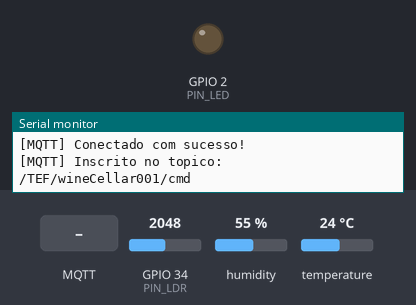
Simulated run of this sketch. Board: ESP32. Shown: output pins drawn as LEDs (lit = HIGH), the last lines printed to the serial monitor. Inputs (shaded band) come from the test bench; at power-on: GPIO 34 (PIN_LDR) = 2048, humidity 55 %, temperature 24 °C. WiFi joins after 1.5 s; servers stay silent unless stated; no MQTT or app messages arrive unless stated.

Above: at 2.7 s.
2.8 s: MQTT message "wineCellar001@on|" arrives on the first subscribed topic
At 3.8 s:
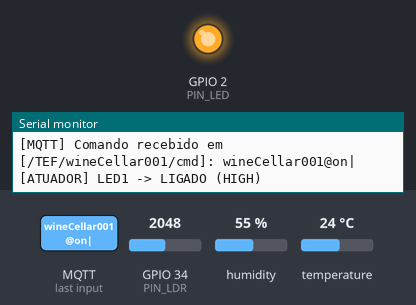
4.3 s: MQTT message "on" arrives on the first subscribed topic
6.5 s: MQTT message "1" arrives on the first subscribed topic
Timing chart, 0 to 9.5 s (numbered marks = the images above; inputs shaded):
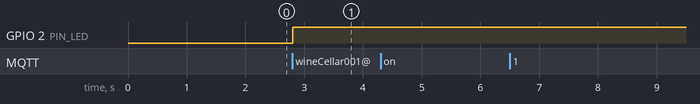

Measured:
- after the input at 2.8 s, GPIO 2 (PIN_LED): LOW → HIGH at once

The sketch:

agnello_esp32.ino
```cpp
#include <WiFi.h>
#include <PubSubClient.h>
#include <DHT.h>

// ================= CONFIGURAÇÕES DE WI-FI E BROKER MQTT =================
const char* SSID        = "FIAP_IOT2";
const char* PASSWORD    = "F!@p25.IOT";
const char* BROKER_MQTT = "3.135.234.101";
const int   BROKER_PORT = 1883;

// ================= TÓPICOS MQTT (FIWARE ULTRALIGHT 2.0 / MYMQTT) =================
const char* TOPICO_SUBSCRIBE    = "/TEF/wineCellar001/cmd";
const char* TOPICO_PUBLISH_ATTR = "/TEF/wineCellar001/attrs";
const char* TOPICO_PUBLISH_TEMP = "/TEF/wineCellar001/attrs/t";
const char* TOPICO_PUBLISH_HUM  = "/TEF/wineCellar001/attrs/h";
const char* TOPICO_PUBLISH_LUM  = "/TEF/wineCellar001/attrs/l";
const char* ID_MQTT             = "fiware_wineCellar001"; // Se der conflito no servidor, altere para 002, 003, etc.

// ================= DEFINIÇÃO DOS PINOS DO HARDWARE =================
#define PIN_DHT 4     // GPIO 4 (D4) -> Barramento DATA do DHT11
#define DHTTYPE DHT11 // Modelo do sensor: DHT11
#define PIN_LDR 34    // GPIO 34 (D34 / ADC1_CH6) -> Sensor LDR
#define PIN_LED 2     // GPIO 2 (D2) -> Atuador LED1

DHT dht(PIN_DHT, DHTTYPE);
WiFiClient espClient;
PubSubClient MQTT(espClient);

unsigned long ultimoEnvio = 0;
const unsigned long INTERVALO_ENVIO = 5000; // Intervalo entre leituras (5 segundos)

void initWiFi() {
  delay(10);
  Serial.println("====== [Wi-Fi] Inicializando Conexao ======");
  Serial.print("Conectando-se a rede: ");
  Serial.println(SSID);

  WiFi.begin(SSID, PASSWORD);
  while (WiFi.status() != WL_CONNECTED) {
    delay(500);
    Serial.print(".");
  }

  Serial.println("\n[Wi-Fi] Conectado com sucesso!");
  Serial.print("[Wi-Fi] Endereco IP: ");
  Serial.println(WiFi.localIP());
}

// CORRIGIDO: char* topic
void mqttCallback(char* topic, byte* payload, unsigned int length) {
  String msg;
  for (unsigned int i = 0; i < length; i++) {
    msg += (char)payload[i];
  }

  Serial.print("[MQTT] Comando recebido em [");
  Serial.print(topic);
  Serial.print("]: ");
  Serial.println(msg);

  // Acionamento do LED1 via MyMQTT ("on" / "off") ou comando NGSIv2 do FIWARE
  if (msg.equals("wineCellar001@on|") || msg.equalsIgnoreCase("on") || msg.equals("1")) {
    digitalWrite(PIN_LED, HIGH);
    MQTT.publish(TOPICO_PUBLISH_ATTR, "s|on");
    Serial.println("[ATUADOR] LED1 -> LIGADO (HIGH)");
  } else if (msg.equals("wineCellar001@off|") || msg.equalsIgnoreCase("off") || msg.equals("0")) {
    digitalWrite(PIN_LED, LOW);
    MQTT.publish(TOPICO_PUBLISH_ATTR, "s|off");
    Serial.println("[ATUADOR] LED1 -> DESLIGADO (LOW)");
  }
}

void initMQTT() {
  MQTT.setServer(BROKER_MQTT, BROKER_PORT);
  MQTT.setCallback(mqttCallback);
}

void reconnectMQTT() {
  while (!MQTT.connected()) {
    Serial.print("[MQTT] Conectando ao Broker (");
    Serial.print(BROKER_MQTT);
    Serial.println(")...");

    if (MQTT.connect(ID_MQTT)) {
      Serial.println("[MQTT] Conectado com sucesso!");
      MQTT.subscribe(TOPICO_SUBSCRIBE);
      Serial.print("[MQTT] Inscrito no topico: ");
      Serial.println(TOPICO_SUBSCRIBE);
    } else {
      Serial.print("[MQTT] Falha na conexao. Codigo: ");
      Serial.print(MQTT.state());
      Serial.println(" | Tentando novamente em 2s...");
      delay(2000);
    }
  }
}

void verificaConexoes() {
  if (WiFi.status() != WL_CONNECTED) {
    initWiFi();
  }
  if (!MQTT.connected()) {
    reconnectMQTT();
  }
}

void setup() {
  Serial.begin(115200);
  pinMode(PIN_LED, OUTPUT);
  digitalWrite(PIN_LED, LOW);

  dht.begin();
  initWiFi();
  initMQTT();
}

void loop() {
  verificaConexoes();
  MQTT.loop();

  unsigned long agora = millis();
  if (agora - ultimoEnvio >= INTERVALO_ENVIO) {
    ultimoEnvio = agora;

    // 1. Captura de Temperatura (°C) e Umidade (%) pelo DHT11
    float temperatura = dht.readTemperature();
    float umidade     = dht.readHumidity();

    // 2. Captura de Luminosidade (0 a 100%) pelo LDR
    int leituraADC   = analogRead(PIN_LDR);
    int luminosidade = map(leituraADC, 0, 4095, 0, 100);

    if (isnan(temperatura) || isnan(umidade)) {
      Serial.println("[ERRO] Falha ao ler o sensor DHT11! Verifique os cabos.");
      return;
    }

    // Formatacao dos payloads
    char strTemp[10], strHum[10], strLum[10], payloadUltraLight[64];
    dtostrf(temperatura, 4, 1, strTemp);
    dtostrf(umidade, 4, 1, strHum);
    snprintf(strLum, sizeof(strLum), "%d", luminosidade);
    snprintf(payloadUltraLight, sizeof(payloadUltraLight), "t|%s|h|%s|l|%s", strTemp, strHum, strLum);

    // Publicacao nos topicos individuais (MyMQTT) e no topico unificado (FIWARE IoT Agent)
    MQTT.publish(TOPICO_PUBLISH_TEMP, strTemp);
    MQTT.publish(TOPICO_PUBLISH_HUM,  strHum);
    MQTT.publish(TOPICO_PUBLISH_LUM,  strLum);
    MQTT.publish(TOPICO_PUBLISH_ATTR, payloadUltraLight);

    // Log no Serial Monitor
    Serial.println("--------------------------------------------------");
    Serial.print("🌡️ Temperatura : "); Serial.print(strTemp); Serial.println(" °C");
    Serial.print("💧 Umidade     : "); Serial.print(strHum);  Serial.println(" %");
    Serial.print("💡 Luminosidade: "); Serial.print(strLum);  Serial.println(" %");
    Serial.print("📦 Payload UL2 : "); Serial.println(payloadUltraLight);
  }
}
 
```
